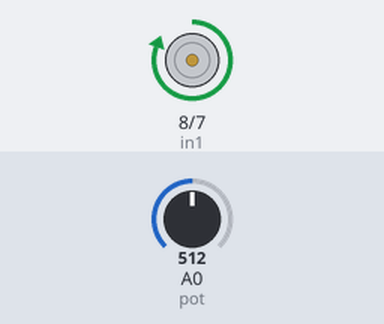
The sketch below on a simulated Arduino Uno, built with avr-gcc and run on an emulated ATmega328P. Shown: motor-driver pin pairs drawn as motors (green arrow = first pin HIGH = forward, orange = second pin HIGH = backward, longer = more drive). The inputs (shaded band) are chosen by the test bench; at power-on: A0 (pot) = 512.

Above: at 1.2 s.
1.3 s: A0 (pot) set to 494
At 1.7 s:
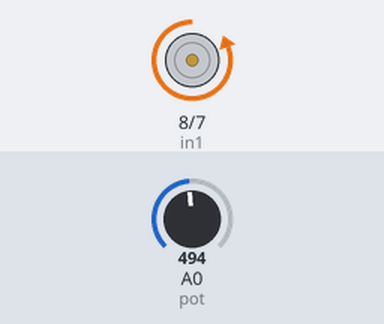
2.8 s: A0 (pot) set to 511
At 4.0 s:
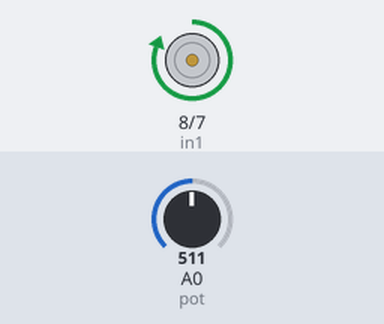
4.3 s: A0 (pot) set to 306
At 5.2 s:
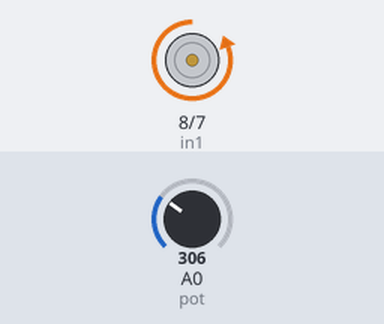
Timing chart, 0 to 7.3 s (numbered marks = the images above; inputs shaded):
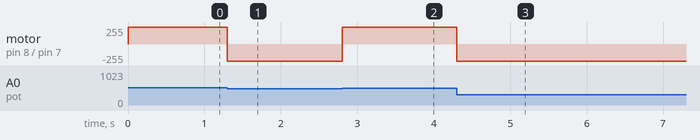

Measured:
- the behaviour switches between 508 and 507 on A0 (pot) (found by bisection; images 0 and 1)
- after the input at 1.3 s, motor on pin 8 (in1) / pin 7 (in2): forward 255/255 → backward 255/255 at once
- after the input at 2.8 s, motor on pin 8 (in1) / pin 7 (in2): backward 255/255 → forward 255/255 at once
- after the input at 4.3 s, motor on pin 8 (in1) / pin 7 (in2): forward 255/255 → backward 255/255 at once

The sketch:

ControlDeGiroConPotenciometro.ino
```cpp
int in1 = 8;
int in2 = 7;
int pot = 0;

void setup() {

  pinMode(in1,OUTPUT);
  pinMode(in2,OUTPUT);


}

void loop() {

  int giro = analogRead(pot)/4;

  if(giro>=127){
    digitalWrite(in1,HIGH);
    digitalWrite(in2,LOW);
  }else{
    digitalWrite(in1,LOW);
    digitalWrite(in2,HIGH);
  }

}
```
